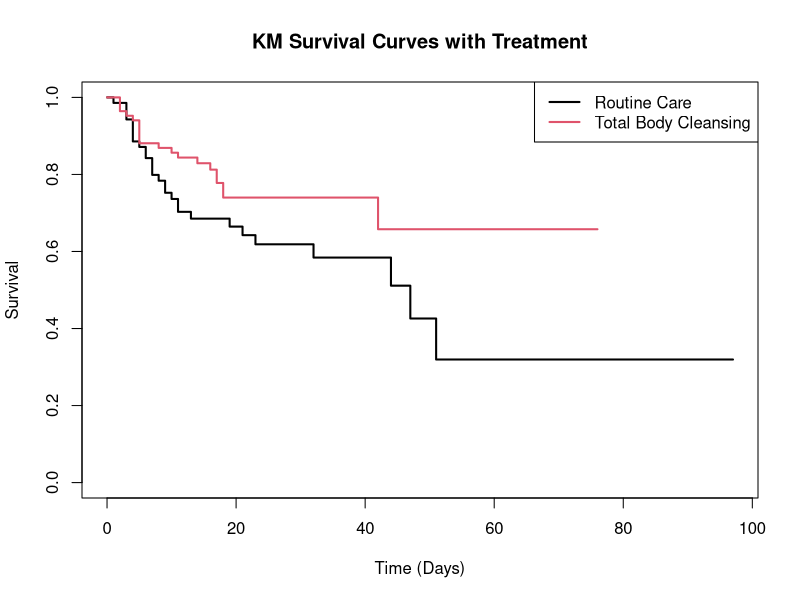
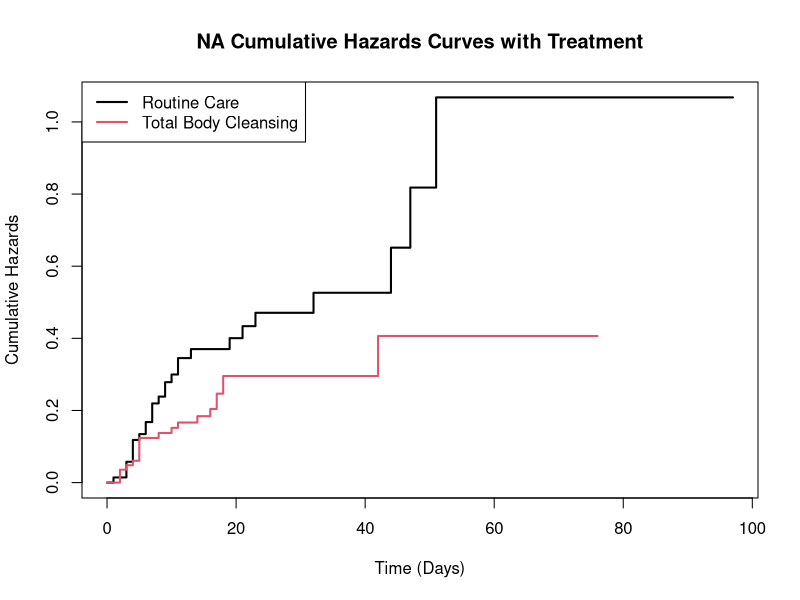
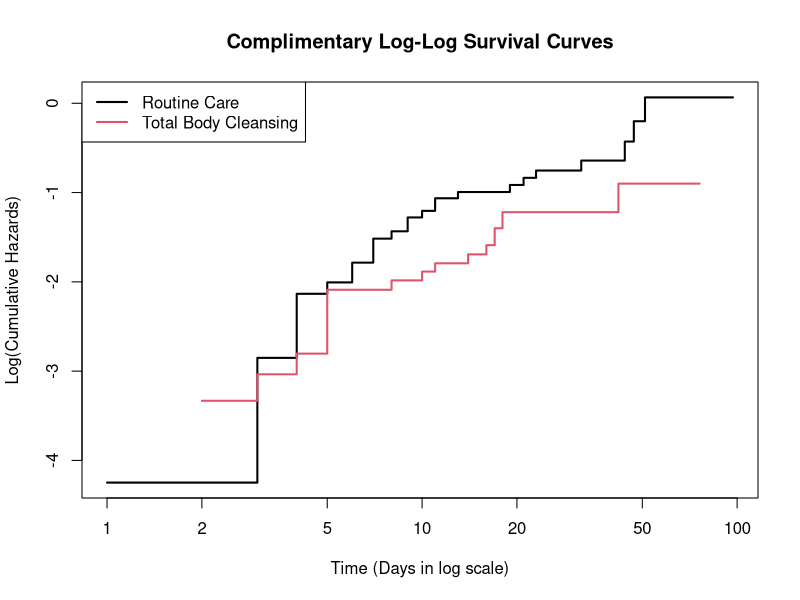
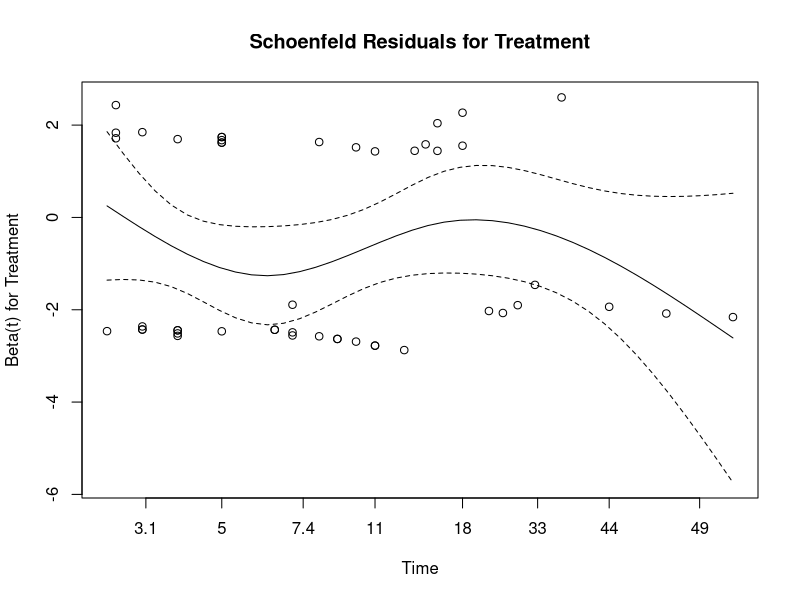
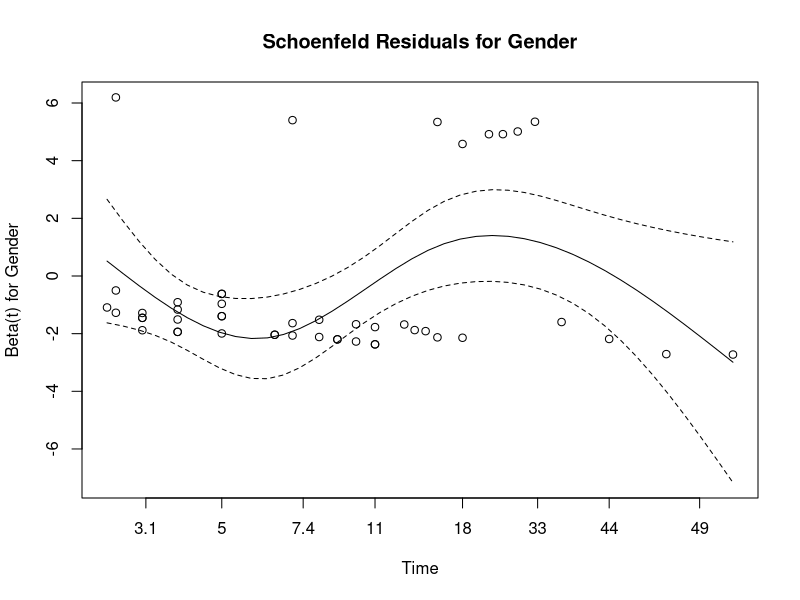
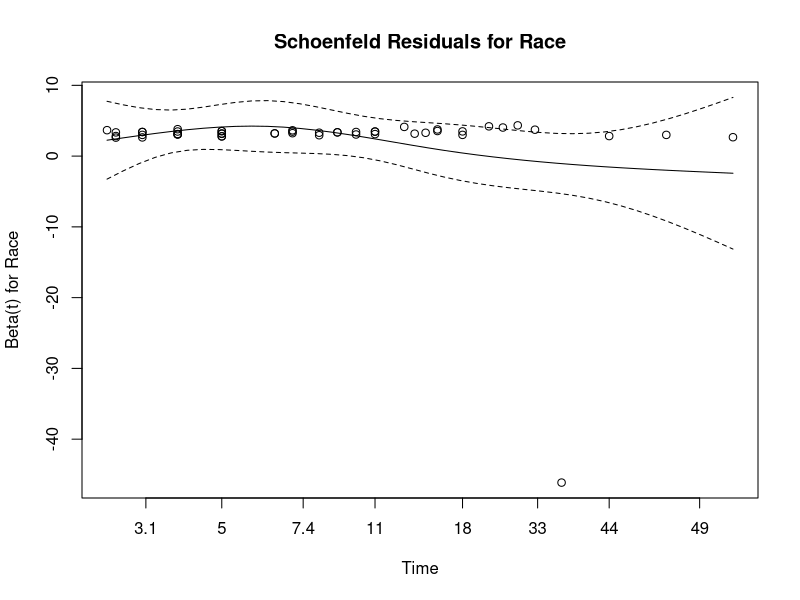
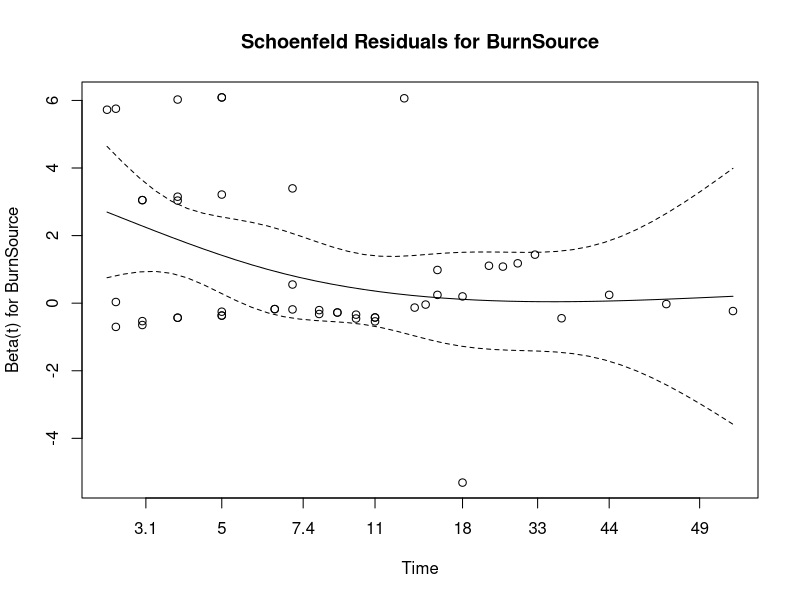

Write R code to recreate these figures, in order. (Note: this script raises an error after producing the figures.)
## ---- chunk 1
knitr::opts_chunk$set(echo = TRUE, fig.align='center', out.width='65%')
## ---- chunk 2
library(KMsurv)
library(survival)

data(burn)
# set variable s to factors
burn0 <- data.frame(
  Obs=burn$Obs,
  T1=burn$T1,
  D1=burn$D1,
  T2=burn$T2,
  D2=burn$D2,
  T3=burn$T3,
  D3=burn$D3,
  Treatment=factor(burn$Z1,labels=c("Routine","Cleansing")),
  Gender=factor(burn$Z2,labels=c("Male","Female")),
  Race=factor(burn$Z3,labels=c("Nonwhite","White")),
  PercentBurn=burn$Z4, 
  SiteHead=factor(burn$Z5,labels=c("NotBurned","Burned")),
  SiteButtock=factor(burn$Z6,labels=c("NotBurned","Burned")),
  SiteTrunk=factor(burn$Z7,labels=c("NotBurned","Burned")),
  SiteUpperLeg=factor(burn$Z8,labels=c("NotBurned","Burned")),
  SiteLowerLeg=factor(burn$Z9,labels=c("NotBurned","Burned")),
  SiteRespTract=factor(burn$Z10,labels=c("NotBurned","Burned")),
  BurnSource=factor(burn$Z11,labels=c("Chemical","Scald","Electric","Flame"))
)
burn <- tmerge(burn0, burn0, Obs, tstop=T3)
# set time to excision
burn <- tmerge(burn, burn0, Obs, excis=tdc(T1))
# set time to antibiotics
burn <- tmerge(burn, burn0, Obs, antib=tdc(T2))
# status at the end, either they had an infection or they were censored
burn$status <- as.integer(with(burn, (tstop == T3 & D3)))
# preview the data
head(burn)
## ---- chunk 3
surv1 <- Surv(burn0$T3, burn0$D3)
## ---- chunk 4
surv2 <- Surv(time=burn$tstart, time2=burn$tstop,
              event=burn$status, type="counting")
## ---- chunk 5
KMcurves <- survfit(surv1~Treatment, data=burn0)
plot(KMcurves, col=1:2, xlab="Time (Days)", ylab="Survival", lwd=2)
legend("topright", c("Routine Care","Total Body Cleansing"), col=1:2, lwd=2)
title('KM Survival Curves with Treatment')
## ---- chunk 6
survdiff(surv1~Treatment, data=burn0)
## ---- chunk 7
NAcurves <- survfit(surv1~Treatment, type="fleming-harrington", data=burn0)
plot(NAcurves, col=1:2, fun="cumhaz", xlab="Time (Days)",
     ylab="Cumulative Hazards", lwd=2)
legend("topleft", c("Routine Care","Total Body Cleansing"), col=1:2, lwd=2)
title('NA Cumulative Hazards Curves with Treatment')
## ---- chunk 8
plot(NAcurves, col=1:2, fun="cloglog", xlab="Time (Days in log scale)", ylab="Log(Cumulative Hazards)", lwd=2)
legend("topleft", c("Routine Care","Total Body Cleansing"), col=1:2, lwd=2)
title('Complimentary Log-Log Survival Curves')
## ---- chunk 9
cox1 <- coxph(surv1~Treatment, data=burn0)
summary(cox1)
## ---- chunk 10
cox2 <- coxph(surv1~Treatment+Gender+Race+PercentBurn+SiteHead+SiteButtock+SiteTrunk+
                SiteUpperLeg+SiteLowerLeg+SiteRespTract+BurnSource, data=burn0)
step(cox2)
## ---- chunk 11
cox3 <- coxph(surv1~Treatment+Gender+Race+BurnSource, data=burn0)
summary(cox3)
## ---- chunk 12
burn0.zph <- cox.zph(cox3)
print(burn0.zph)
## ---- chunk 13
plot(burn0.zph[1], main = 'Schoenfeld Residuals for Treatment')
plot(burn0.zph[2], main = 'Schoenfeld Residuals for Gender')
plot(burn0.zph[3], main = 'Schoenfeld Residuals for Race')
plot(burn0.zph[4], main = 'Schoenfeld Residuals for BurnSource')
## ---- chunk 14
library(survminer)
ggsurvplot(survfit(surv1~BurnSource, data=burn0))
## ---- chunk 15
table(burn0$BurnSource)
## ---- chunk 16
inter.cox <- coxph(surv1~(Treatment+Gender+Race)*strata(BurnSource), data=burn0)
summary(inter.cox)
## ---- chunk 17
cox4 <- coxph(surv1~Treatment+Gender+Race+strata(BurnSource), data=burn0)
summary(cox4)
## ---- chunk 18
plot(survfit(cox4, data.frame(Treatment=levels(burn0$Treatment),
                              Gender=levels(burn0$Gender)[1],
                              Race=levels(burn0$Race)[1])), 
     col=1:4, main = 'Stratified Cox Model', ylim=c(0.8, 1))
## ---- chunk 19
burn0.zph <- cox.zph(cox4)
print(burn0.zph)
## ---- chunk 20
plot(burn0.zph[1], main = 'Schoenfeld Residuals for Treatment')
plot(burn0.zph[2], main = 'Schoenfeld Residuals for Gender')
plot(burn0.zph[3], main = 'Schoenfeld Residuals for Race')
## ---- chunk 21
burn0.mart <- residuals(cox4, type='martingale')
burn0.cs <- burn0$D3 - burn0.mart
surv.csr <- survfit(Surv(burn0.cs, burn0$D3) ~ 1, type='fleming-harrington')
plot(surv.csr, fun='cumhaz', ylim=c(0, 3)); abline(0, 1)
title('Cumulative Hazard of Cox-Snell Residuals')
## ---- chunk 22
burn0.preds <- predict(cox4) # linear predictor
plot(burn0.preds, burn0.mart, xlab='Linear Predictor', ylab='Martingale Residual')
title('Martingale Residuals vs. Linear Predictor')
burn0.mart[burn0.mart < - 1]
## ---- chunk 23
burn0.dev <- residuals(cox4, type='deviance') 
plot(burn0.preds, burn0.dev, xlab='Linear Predictor', ylab='Deviance Residual')
title('Deviance Residuals vs. Linear Predictor')
burn0.dev[burn0.dev > 2]
## ---- chunk 24
burn0.dfb <- residuals(cox4, type='dfbeta')
plot(burn0.dfb[, 1], xlab='Observation Order', ylab='dfbeta for Treatment')
title('dfbeta Values by Observation Order for Treatment')
burn0.dfb[abs(burn0.dfb[, 1]) > 0.05, 1]
## ---- chunk 25
plot(burn0.dfb[, 2], xlab='Observation Order', ylab='dfbeta for Gender')
title('dfbeta Values by Observation Order for Gender')
burn0.dfb[abs(burn0.dfb[, 2]) > 0.1, 2]
## ---- chunk 26
plot(burn0.dfb[, 3], xlab='Observation Order', ylab='dfbeta for Race')
title('dfbeta Values by Observation Order for Race')
burn0.dfb[abs(burn0.dfb[, 3]) > 0.2, 3]
## ---- chunk 27
burn0[c(32, 79, 90, 115, 116, 153), ]
## ---- chunk 28
cox5 <- coxph(surv2~Treatment+Gender+Race+PercentBurn+SiteHead+SiteButtock+SiteTrunk+
                SiteUpperLeg+SiteLowerLeg+SiteRespTract+BurnSource+excis+antib, data=burn)
step(cox5)
## ---- chunk 29
cox6 <- coxph(surv2~Treatment+Race+BurnSource+excis, data=burn)
summary(cox6)
## ---- chunk 30
burn.zph <- cox.zph(cox6)
print(burn.zph)
## ---- chunk 31
plot(burn.zph[1], main = 'Schoenfeld Residuals for Treatment')
plot(burn.zph[2], main = 'Schoenfeld Residuals for Race')
plot(burn.zph[3], main = 'Schoenfeld Residuals for BurnSource')
plot(burn.zph[4], main = 'Schoenfeld Residuals for Excision')
## ---- chunk 32
inter.cox <- coxph(surv2~(Treatment+Race+excis)*strata(BurnSource), data=burn)
summary(inter.cox)
## ---- chunk 33
cox7 <- coxph(surv2~Treatment+Race+excis+strata(BurnSource), data=burn)
summary(cox7)
## ---- chunk 34
plot(survfit(cox7, data.frame(Treatment=levels(burn$Treatment),
                              Race=levels(burn$Race)[1], 
                              excis=1)), 
     col=1:4, main = 'Stratified Cox Model', ylim=c(0.85, 1))
## ---- chunk 35
burn.zph <- cox.zph(cox7)
print(burn.zph)
## ---- chunk 36
plot(burn.zph[1], main = 'Schoenfeld Residuals for Treatment')
plot(burn.zph[2], main = 'Schoenfeld Residuals for Race')
plot(burn.zph[3], main = 'Schoenfeld Residuals for Excision')
## ---- chunk 37
burn.mart <- residuals(cox7, type='martingale')
burn.cs <- burn$status - burn.mart
surv.csr <- survfit(Surv(burn.cs, burn$status) ~ 1, type='fleming-harrington')
plot(surv.csr, fun='cumhaz', ylim=c(0, 2)); abline(0, 1)
title('Cumulative Hazard of Cox-Snell Residuals')
## ---- chunk 38
burn.preds <- predict(cox7) # linear predictor
plot(burn.preds, burn.mart, xlab='Linear Predictor', ylab='Martingale Residual')
title('Martingale Residuals vs. Linear Predictor')
burn$Obs[burn.mart < - 1]
## ---- chunk 39
burn.dev <- residuals(cox7, type='deviance') 
plot(burn.preds, burn.dev, xlab='Linear Predictor', ylab='Deviance Residual')
title('Deviance Residuals vs. Linear Predictor')
burn$Obs[burn.dev > 2]
## ---- chunk 40
burn.dfb <- residuals(cox7, type='dfbeta')
plot(burn.dfb[, 1], xlab='Observation Order', ylab='dfbeta for Treatment')
title('dfbeta Values by Observation Order for Treatment')
burn$Obs[abs(burn.dfb[, 1]) > 0.05]
## ---- chunk 41
plot(burn.dfb[, 2], xlab='Observation Order', ylab='dfbeta for Race')
title('dfbeta Values by Observation Order for Race')
burn$Obs[abs(burn.dfb[, 2]) > 1]
## ---- chunk 42
plot(burn.dfb[, 3], xlab='Observation Order', ylab='dfbeta for Excision')
title('dfbeta Values by Observation Order for Excision')
burn$Obs[abs(burn.dfb[, 3]) > 0.1]
## ---- chunk 43
burn0[c(32, 79, 115, 116, 125, 153), ]
